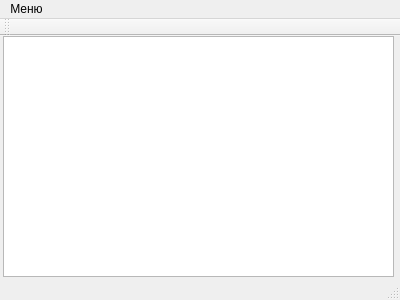
<?xml version="1.0" encoding="UTF-8"?>
<ui version="4.0">
 <class>MainWindow</class>
 <widget class="QMainWindow" name="MainWindow">
  <property name="geometry">
   <rect>
    <x>0</x>
    <y>0</y>
    <width>400</width>
    <height>300</height>
   </rect>
  </property>
  <property name="windowTitle">
   <string>Лабораторная работа №1</string>
  </property>
  <widget class="QWidget" name="centralWidget">
   <widget class="QTextEdit" name="textEdit">
    <property name="geometry">
     <rect>
      <x>3</x>
      <y>0</y>
      <width>391</width>
      <height>241</height>
     </rect>
    </property>
   </widget>
  </widget>
  <widget class="QMenuBar" name="menuBar">
   <property name="geometry">
    <rect>
     <x>0</x>
     <y>0</y>
     <width>400</width>
     <height>21</height>
    </rect>
   </property>
   <widget class="QMenu" name="menu">
    <property name="title">
     <string>Меню</string>
    </property>
    <addaction name="action_3"/>
    <addaction name="action_4"/>
   </widget>
   <addaction name="menu"/>
  </widget>
  <widget class="QToolBar" name="mainToolBar">
   <attribute name="toolBarArea">
    <enum>TopToolBarArea</enum>
   </attribute>
   <attribute name="toolBarBreak">
    <bool>false</bool>
   </attribute>
  </widget>
  <widget class="QStatusBar" name="statusBar"/>
  <action name="action">
   <property name="text">
    <string>Авторы</string>
   </property>
  </action>
  <action name="action_2">
   <property name="text">
    <string>Выход</string>
   </property>
  </action>
  <action name="action_3">
   <property name="text">
    <string>Авторы</string>
   </property>
  </action>
  <action name="action_4">
   <property name="text">
    <string>Выход</string>
   </property>
  </action>
 </widget>
 <layoutdefault spacing="6" margin="11"/>
 <resources/>
 <connections>
  <connection>
   <sender>action_4</sender>
   <signal>triggered()</signal>
   <receiver>MainWindow</receiver>
   <slot>close()</slot>
   <hints>
    <hint type="sourcelabel">
     <x>-1</x>
     <y>-1</y>
    </hint>
    <hint type="destinationlabel">
     <x>199</x>
     <y>149</y>
    </hint>
   </hints>
  </connection>
 </connections>
</ui>
